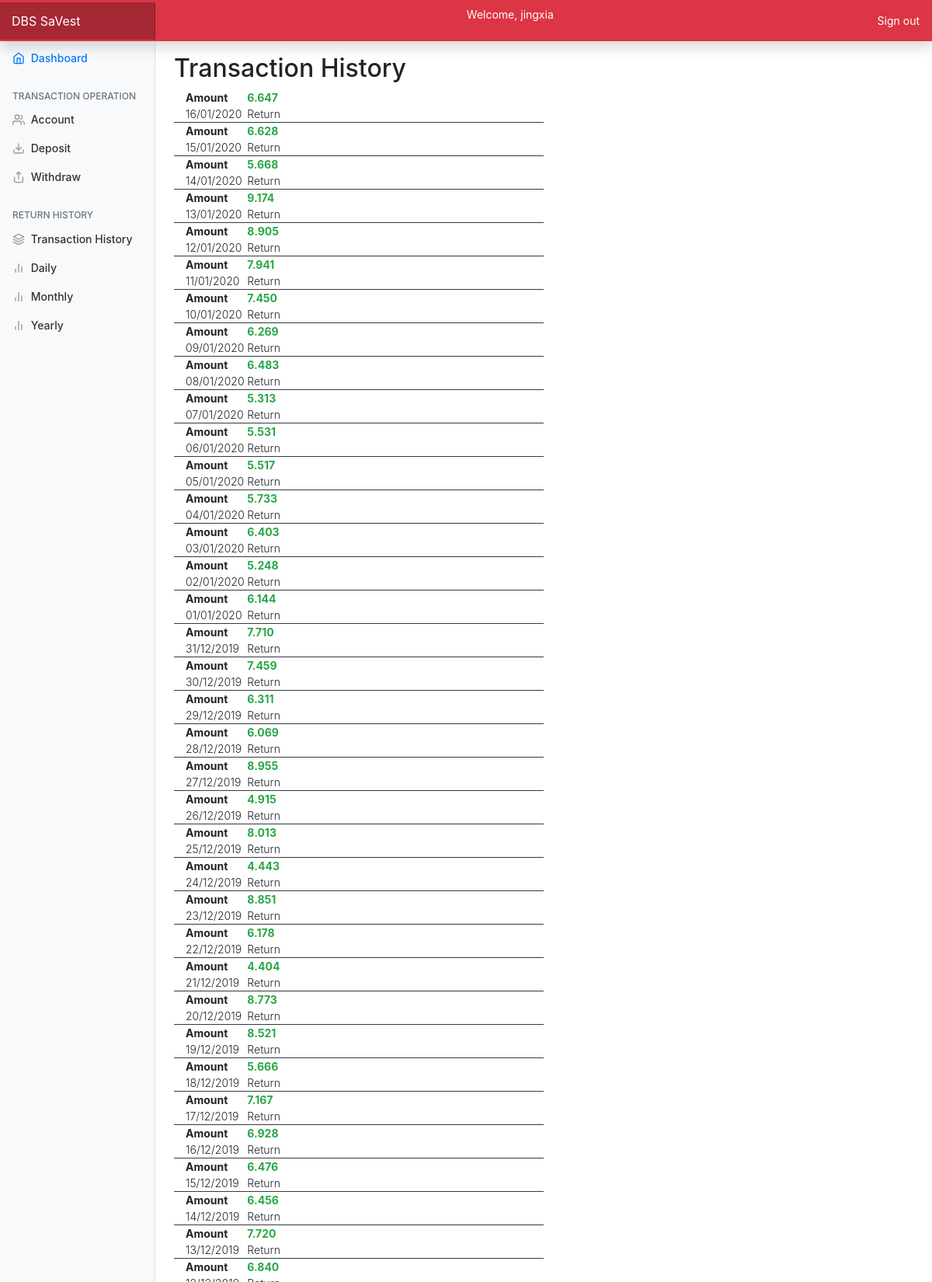
/services/transactionHistory (signed in, upper part), run on the app's committed database.
### services/models.py (models this page shows, shortened)
class AccountTransaction(models.Model):
    TYPEDEPOSIT = 'D'
    TYPEWITHDRAW = 'W'
    TYPERETURN = 'R'
    TYPELOSS = 'L'
    TYPE_CHOICES = [(TYPEDEPOSIT, 'Deposit'), (TYPEWITHDRAW, 'Withdraw'), (TYPERETURN, 'Return'), (TYPELOSS, 'Loss')]
    id = models.IntegerField(primary_key=True, auto_created=True, editable=False)
    account = models.ForeignKey(Account, on_delete=models.CASCADE, related_name='transactions')
    amount = models.FloatField()
    dateTime = models.DateTimeField(auto_now_add=False)
    type = models.CharField(max_length=1, choices=TYPE_CHOICES, default=TYPEDEPOSIT)

### services/views.py (the view)
# urls.py: path('transactionHistory', views.transactionHistory, name='transactionHistory'),
@login_required(login_url='user_login')
def transactionHistory(request):
    account = Account.objects.get(user=request.user)
    return render(request, 'services/transactionHistory.html', {'transactions': account.transactions.order_by('dateTime')})

### templates/services/transactionHistory.html
{% extends "base.html" %}
    {% block body_block %}
    <br>
        <h2>Transaction History</h2>
        <div class="float-left w-50">
        {% for trxn in transactions reversed %}
        <div class="container border-bottom border-dark">
            <div class="row justify-content-md-left">
                <div class="col col-lg-2 font-weight-bold">Amount</div>
                {% if trxn.amount > 0 %}
                <div class="col col-lg-2 font-weight-bold text-success">
                {% else %}
                <div class="col col-lg-2 font-weight-bold text-danger">
                {% endif %}
                    {{trxn.amount|floatformat:3}}
                </div>
            </div>
            <div class="row justify-content-md-left">
                <div class="col col-lg-2 font-weight-light">{{trxn.dateTime|date:"d/m/Y"}}</div>
                <div class="col col-lg-2 font-weight-light">{{trxn.get_type_display}}</div>
            </div>
        </div>
        {% endfor %}
        </div>
    {% endblock%}

### templates/base.html (shortened to what this page needs)
<!DOCTYPE html>
{% load staticfiles %}
<html lang="en">
<head>
  <link rel="stylesheet" href="https://stackpath.bootstrapcdn.com/bootstrap/4.3.1/css/bootstrap.min.css"
>
  <link href="{% static "css/layout.css" %}" rel="stylesheet">
</head>
<body>
  <nav class="navbar navbar-dark fixed-top bg-danger flex-md-nowrap p-0 shadow">
    <a class="navbar-brand col-sm-3 col-md-2 mr-0" href="{% url 'index'%}">DBS SaVest</a>
	{% if user.is_authenticated %}
	<p class="navbar-text text-white">Welcome, {{ user.get_username }}</p>
    <ul class="navbar-nav px-3">
      <li class="nav-item text-nowrap">
        <a class="nav-link text-white" href="{% url 'user_logout' %}">Sign out</a>
      </li>
    </ul>
	{% endif %}
  </nav>
  <div class="container-fluid">
    <div class="row">
      <nav class="col-md-2 d-none d-md-block bg-light sidebar">
        <div class="sidebar-sticky">
            <ul class="nav flex-column">
                {% if user.is_authenticated %}
                <li class="nav-item">
                  <a class="nav-link active" href="{% url 'index' %}">
                    Dashboard <span class="sr-only">(current)</span>
                  </a>
                </li>
                  {% endif %}
              </ul>
          {% if user.is_authenticated %}
          <h6 class="sidebar-heading d-flex justify-content-between align-items-center px-3 mt-4 mb-1 text-muted">
              <span>Transaction Operation</span>
            </h6>
          <ul class="nav flex-column mb-2">
            <li class="nav-item">
              <a class="nav-link" href="{% url 'services:account_setting' %}">
                Account
              </a>
            </li>
            <li class="nav-item">
              <a class="nav-link" href="{% url 'services:makeTransaction' %}">
                Deposit
              </a>
            </li>
            <li class="nav-item">
              <a class="nav-link" href="{% url 'services:withdraw' %}">
                Withdraw
              </a>
            </li>
          </ul>
          {% endif %}
          {% if user.is_authenticated %}
          <h6 class="sidebar-heading d-flex justify-content-between align-items-center px-3 mt-4 mb-1 text-muted">
            <span>Return History</span>
          </h6>
          <ul class="nav flex-column mb-2">
			<li class="nav-item">
			  <a class="nav-link" href="{% url 'services:transactionHistory' %}">
				Transaction History
			  </a>
		</li>
            <li class="nav-item">
              <a class="nav-link" href="{% url 'services:report' %}">
                Daily
              </a>
            </li>
            <li class="nav-item">
              <a class="nav-link" href="{% url 'services:monthlyReport' %}">
                Monthly
              </a>
            </li>
            <li class="nav-item">
              <a class="nav-link" href="{% url 'services:yearlyReport' %}">
                Yearly
              </a>
            </li>
          </ul>
          {% endif %}
        </div>
      </nav>
      <main role="main" class="col-md-9 ml-sm-auto col-lg-10 px-4">
          {% block body_block %}
          {% endblock %}
      </main>
    </div>
  </div>
</body>
</html>

### static/css/layout.css (style rules this page uses)
body { font-size: .875rem; }
.feather { width: 16px; height: 16px; vertical-align: text-bottom; }
.sidebar { position: fixed; top: 0; bottom: 0; left: 0; z-index: 100; padding: 48px 0 0; box-shadow: inset -1px 0 0 rgba(0, 0, 0, .1); }
.sidebar-sticky { position: relative; top: 0; height: calc(100vh - 48px); padding-top: .5rem; overflow-x: hidden; overflow-y: auto; }
.sidebar .nav-link { font-weight: 500; color: #333; }
.sidebar .nav-link .feather { margin-right: 4px; color: #999; }
.sidebar .nav-link.active { color: #007bff; }
.sidebar .nav-link:hover .feather, .sidebar .nav-link.active .feather { color: inherit; }
.sidebar-heading { font-size: .75rem; text-transform: uppercase; }
[role="main"] { padding-top: 133px; }
@media (min-width: 768px) { [role="main"] { padding-top: 48px; } }
.navbar-brand { padding-top: .75rem; padding-bottom: .75rem; font-size: 1rem; background-color: rgba(0, 0, 0, .25); box-shadow: inset -1px 0 0 rgba(0, 0, 0, .25); }

### data on the page
AccountTransaction: amount "6.647", dateTime "16/01/2020", type "Return"
AccountTransaction: amount "6.628", dateTime "15/01/2020", type "Return"
AccountTransaction: amount "5.668", dateTime "14/01/2020", type "Return"
AccountTransaction: amount "9.174", dateTime "13/01/2020", type "Return"
AccountTransaction: amount "8.905", dateTime "12/01/2020", type "Return"
AccountTransaction: amount "7.941", dateTime "11/01/2020", type "Return"
AccountTransaction: amount "7.450", dateTime "10/01/2020", type "Return"
AccountTransaction: amount "6.269", dateTime "09/01/2020", type "Return"
AccountTransaction: amount "6.483", dateTime "08/01/2020", type "Return"
AccountTransaction: amount "5.313", dateTime "07/01/2020", type "Return"
AccountTransaction: amount "5.531", dateTime "06/01/2020", type "Return"
AccountTransaction: amount "5.517", dateTime "05/01/2020", type "Return"
AccountTransaction: amount "5.733", dateTime "04/01/2020", type "Return"
AccountTransaction: amount "6.403", dateTime "03/01/2020", type "Return"
AccountTransaction: amount "5.248", dateTime "02/01/2020", type "Return"
AccountTransaction: amount "6.144", dateTime "01/01/2020", type "Return"
AccountTransaction: amount "7.710", dateTime "31/12/2019", type "Return"
AccountTransaction: amount "7.459", dateTime "30/12/2019", type "Return"
AccountTransaction: amount "6.311", dateTime "29/12/2019", type "Return"
AccountTransaction: amount "6.069", dateTime "28/12/2019", type "Return"
AccountTransaction: amount "8.955", dateTime "27/12/2019", type "Return"
AccountTransaction: amount "4.915", dateTime "26/12/2019", type "Return"
AccountTransaction: amount "8.013", dateTime "25/12/2019", type "Return"
AccountTransaction: amount "4.443", dateTime "24/12/2019", type "Return"
AccountTransaction: amount "8.851", dateTime "23/12/2019", type "Return"
AccountTransaction: amount "6.178", dateTime "22/12/2019", type "Return"
AccountTransaction: amount "4.404", dateTime "21/12/2019", type "Return"
AccountTransaction: amount "8.773", dateTime "20/12/2019", type "Return"
AccountTransaction: amount "8.521", dateTime "19/12/2019", type "Return"
AccountTransaction: amount "5.666", dateTime "18/12/2019", type "Return"
AccountTransaction: amount "7.167", dateTime "17/12/2019", type "Return"
AccountTransaction: amount "6.928", dateTime "16/12/2019", type "Return"
AccountTransaction: amount "6.476", dateTime "15/12/2019", type "Return"
AccountTransaction: amount "6.456", dateTime "14/12/2019", type "Return"
AccountTransaction: amount "7.720", dateTime "13/12/2019", type "Return"
AccountTransaction: amount "6.840"

### other printed values
{{ user.get_username }} "jingxia"
